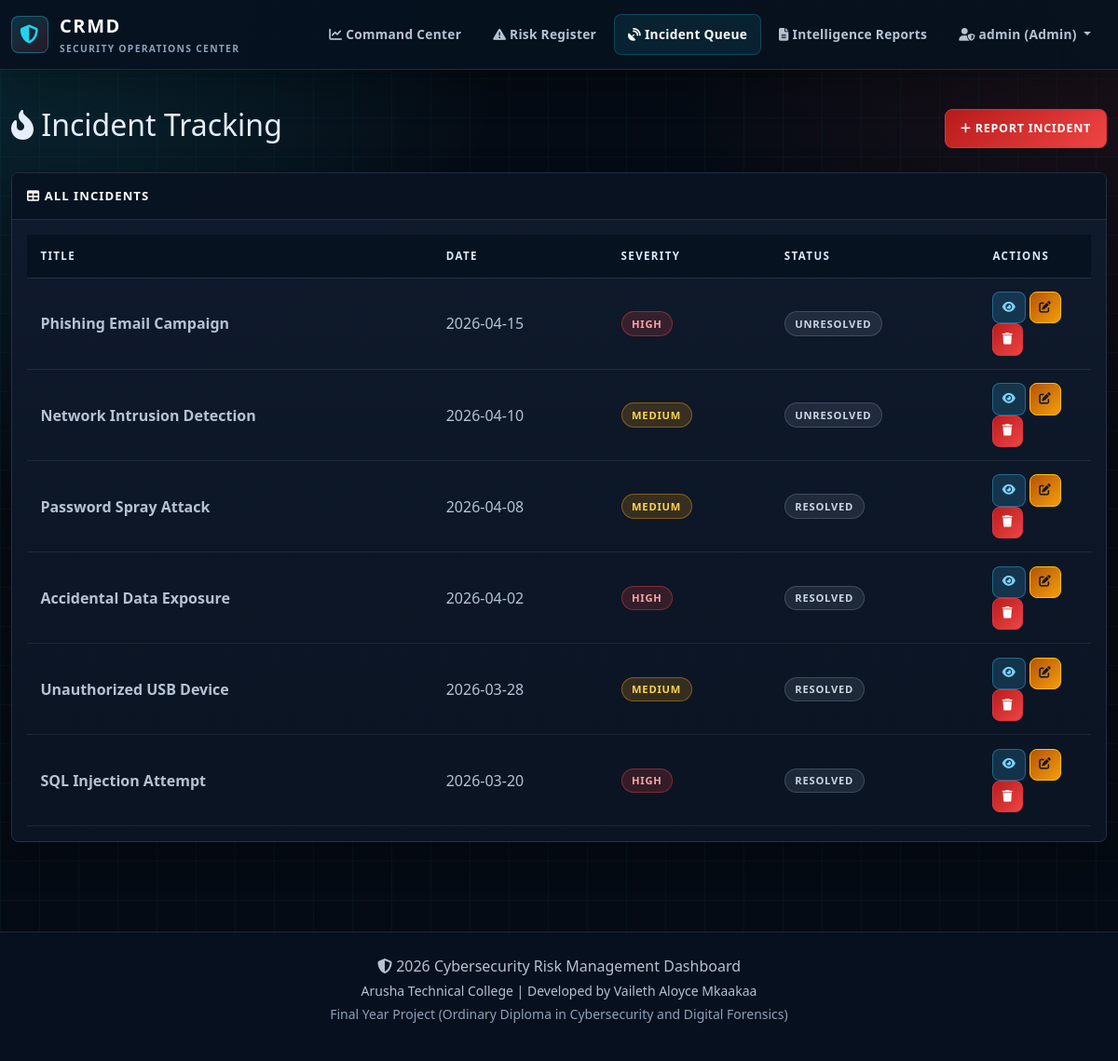
The page /incidents.php (signed in) on the database its author committed.
### tables this page shows
CREATE TABLE incidents (
    id INT PRIMARY KEY AUTO_INCREMENT,
    title VARCHAR(255) NOT NULL,
    description TEXT NOT NULL,
    incident_date DATE NOT NULL,
    severity ENUM('High', 'Medium', 'Low') NOT NULL,
    resolved BOOLEAN DEFAULT FALSE,
    created_at TIMESTAMP DEFAULT CURRENT_TIMESTAMP,
    updated_at TIMESTAMP DEFAULT CURRENT_TIMESTAMP ON UPDATE CURRENT_TIMESTAMP,
    INDEX idx_severity (severity),
    INDEX idx_resolved (resolved),
    INDEX idx_date (incident_date)
);

### includes/auth.php (called while the page is built, shortened)
<?php
function is_logged_in() {
    return isset($_SESSION['user_id']) && isset($_SESSION['username']);
}
function is_admin() {
    return isset($_SESSION['role']) && $_SESSION['role'] === 'admin';
}
?>

### includes/functions.php (called while the page is built, shortened)
<?php
function get_all_incidents($pdo) {
    try {
        $stmt = $pdo->prepare('
            SELECT * FROM incidents
            ORDER BY incident_date DESC
        ');
        $stmt->execute();
        return $stmt->fetchAll();
    } catch (PDOException $e) {
        error_log('Database Error: ' . $e->getMessage());
        return [];
    }
}
function esc($string) {
    return htmlspecialchars($string, ENT_QUOTES, 'UTF-8');
}
function get_severity_badge_class($severity) {
    $classes = [
        'High' => 'badge-danger',
        'Medium' => 'badge-warning',
        'Low' => 'badge-info'
    ];
    return $classes[$severity] ?? 'badge-secondary';
}
?>

### incidents.php (the view, shortened to what this page needs)
<?php
require_once __DIR__ . '/includes/header.php';
$action = $_GET['action'] ?? 'list';
?>
<div class="row mb-4">
    <div class="col-lg-12">
        <div class="d-flex justify-content-between align-items-center">
            <h2><i class="fas fa-fire-alt"></i> Incident Tracking</h2>
            <?php if (is_admin() && $action === 'list'): ?>
                <a href="?action=add" class="btn btn-danger">
                    <i class="fas fa-plus"></i> Report Incident
                </a>
            <?php endif; ?>
        </div>
    </div>
</div>
<?php if ($action === 'list'): ?>
    <div class="card">
        <div class="card-header"><i class="fas fa-table"></i> All Incidents</div>
        <div class="card-body">
            <div class="table-responsive">
                <table class="table table-hover">
                    <thead>
                        <tr>
                            <th>Title</th>
                            <th>Date</th>
                            <th>Severity</th>
                            <th>Status</th>
                            <th style="width: 120px;">Actions</th>
                        </tr>
                    </thead>
                    <tbody>
                        <?php
                        $incidents = get_all_incidents($pdo);
                        if (!empty($incidents)):
                            foreach ($incidents as $inc):
                        ?>
                            <tr>
                                <td><strong><?php echo esc($inc['title']); ?></strong></td>
                                <td><?php echo $inc['incident_date']; ?></td>
                                <td><span class="badge <?php echo get_severity_badge_class($inc['severity']); ?>"><?php echo $inc['severity']; ?></span></td>
                                <td><span class="badge bg-secondary"><?php echo $inc['resolved'] ? 'Resolved' : 'Unresolved'; ?></span></td>
                                <td>
                                    <a href="?action=view&id=<?php echo $inc['id']; ?>" class="btn btn-sm btn-info"><i class="fas fa-eye"></i></a>
                                    <?php if (is_admin()): ?>
                                        <a href="?action=edit&id=<?php echo $inc['id']; ?>" class="btn btn-sm btn-warning"><i class="fas fa-edit"></i></a>
                                        <form method="POST" style="display: inline;" onsubmit="return confirmDelete('incident');"><button type="submit" class="btn btn-sm btn-danger"><i class="fas fa-trash"></i></button></form>
                                    <?php endif; ?>
                                </td>
                            </tr>
                        <?php endforeach; else: ?>
                            <tr><td colspan="5" class="text-center text-muted py-4"><i class="fas fa-inbox fa-2x mb-2"></i><br>No incidents recorded yet.</td></tr>
                        <?php endif; ?>
                    </tbody>
                </table>
            </div>
        </div>
    </div>
<?php endif; ?>
<?php require_once __DIR__ . '/includes/footer.php'; ?>

### includes/header.php (shortened to what this page needs)
<?php
require_once __DIR__ . '/../config/database.php';
require_once __DIR__ . '/auth.php';
require_once __DIR__ . '/functions.php';
?>
<!DOCTYPE html>
<html lang="en">
<head>
    <link href="https://cdn.jsdelivr.net/npm/bootstrap@5.3.0/dist/css/bootstrap.min.css" rel="stylesheet">
    <link rel="stylesheet" href="https://cdnjs.cloudflare.com/ajax/libs/font-awesome/6.4.0/css/all.min.css">
    <link rel="stylesheet" href="assets/css/style.css">
</head>
<body>
    <nav class="navbar navbar-expand-lg navbar-dark app-navbar">
        <div class="container-fluid">
            <a class="navbar-brand" href="index.php">
                <span class="brand-mark"><i class="fas fa-shield-halved"></i></span>
                <span>
                    CRMD
                    <small>Security Operations Center</small>
                </span>
            </a>
            <div class="collapse navbar-collapse" id="navbarNav">
                <ul class="navbar-nav ms-auto">
                    <?php if (is_logged_in()): ?>
                        <li class="nav-item">
                            <a class="nav-link <?php echo basename($_SERVER['PHP_SELF']) === 'index.php' ? 'active' : ''; ?>" href="index.php">
                                <i class="fas fa-chart-line"></i> Command Center
                            </a>
                        </li>
                        <li class="nav-item">
                            <a class="nav-link <?php echo basename($_SERVER['PHP_SELF']) === 'risks.php' ? 'active' : ''; ?>" href="risks.php">
                                <i class="fas fa-triangle-exclamation"></i> Risk Register
                            </a>
                        </li>
                        <li class="nav-item">
                            <a class="nav-link <?php echo basename($_SERVER['PHP_SELF']) === 'incidents.php' ? 'active' : ''; ?>" href="incidents.php">
                                <i class="fas fa-satellite-dish"></i> Incident Queue
                            </a>
                        </li>
                        <li class="nav-item">
                            <a class="nav-link <?php echo basename($_SERVER['PHP_SELF']) === 'reports.php' ? 'active' : ''; ?>" href="reports.php">
                                <i class="fas fa-file-lines"></i> Intelligence Reports
                            </a>
                        </li>
                        <li class="nav-item dropdown">
                            <a class="nav-link dropdown-toggle" href="#" id="userDropdown" role="button" data-bs-toggle="dropdown">
                                <i class="fas fa-user-shield"></i> <?php echo esc($_SESSION['username']); ?> (<?php echo ucfirst($_SESSION['role']); ?>)
                            </a>
                        </li>
                    <?php endif; ?>
                </ul>
            </div>
        </div>
    </nav>
    <main class="container-fluid py-4">

### includes/footer.php (shortened to what this page needs)
    </main>
    <footer class="app-footer mt-5 py-4">
        <div class="container-fluid text-center">
            <p class="mb-1">
                <i class="fas fa-shield-halved"></i> 2026 Cybersecurity Risk Management Dashboard
            </p>
            <p class="mb-1 small">
                Arusha Technical College | Developed by Vaileth Aloyce Mkaakaa
            </p>
            <p class="text-muted small">
                Final Year Project (Ordinary Diploma in Cybersecurity and Digital Forensics)
            </p>
        </div>
    </footer>
</body>
</html>

### includes/header.php (style rules this page uses)
:root { --primary-color: #07111f; --secondary-color: #22d3ee; --success-color: #22c55e; --warning-color: #f59e0b; --danger-color: #ef4444; --info-color: #38bdf8; --light-bg: #0f172a; }

### rows shown on the page
incidents: title "Phishing Email Campaign", incident_date "2026-04-15", severity "HIGH", resolved "UNRESOLVED"
incidents: title "Network Intrusion Detection", incident_date "2026-04-10", severity "MEDIUM", resolved "UNRESOLVED"
incidents: title "Password Spray Attack", incident_date "2026-04-08", severity "MEDIUM", resolved "RESOLVED"
incidents: title "Accidental Data Exposure", incident_date "2026-04-02", severity "HIGH", resolved "RESOLVED"
incidents: title "Unauthorized USB Device", incident_date "2026-03-28", severity "MEDIUM", resolved "RESOLVED"
incidents: title "SQL Injection Attempt", incident_date "2026-03-20", severity "HIGH", resolved "RESOLVED"

### other values the page prints
$_SESSION['username'] "admin"
$_SESSION['role'] "Admin"
